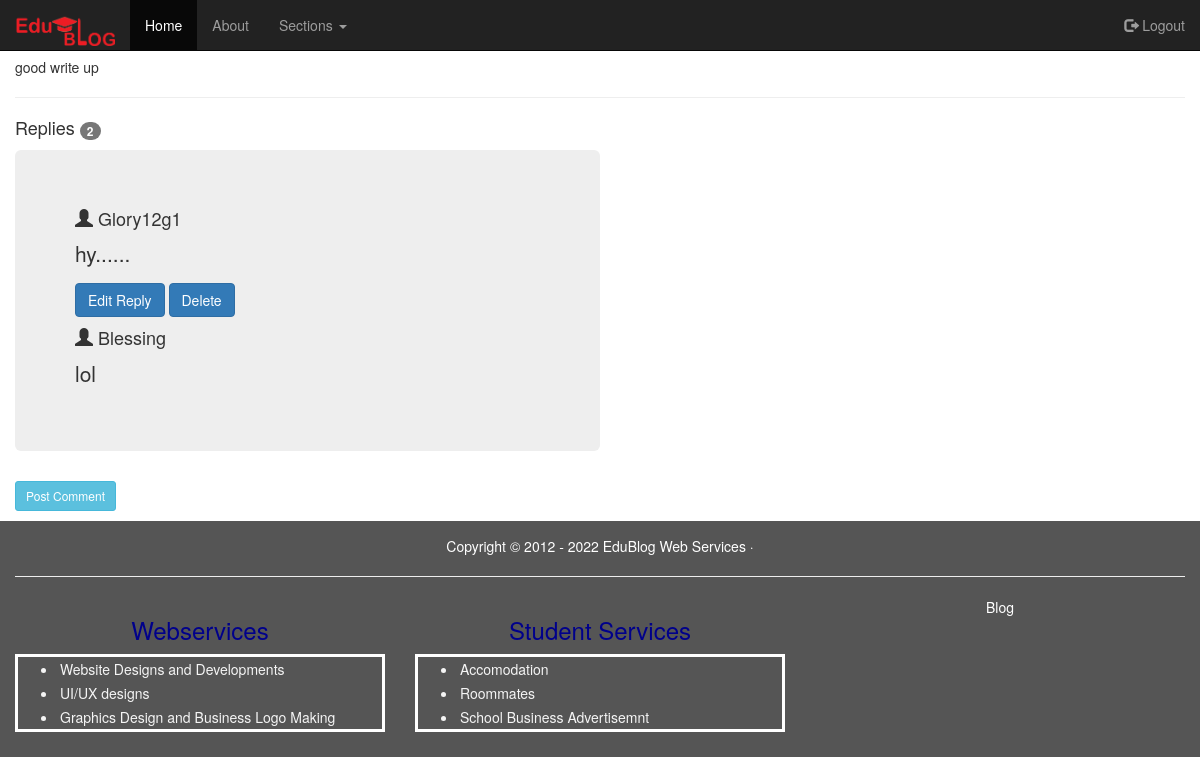
The app's page /comment_reply/3/ (signed in) with its own data.
### blogs/models.py (models this page shows, shortened)
class Comment(models.Model):
	user=models.ForeignKey(User, on_delete=models.CASCADE)
	body=models.TextField()
	detil=models.ForeignKey(Article, on_delete=models.CASCADE, related_name='comments')

class CommentReply(models.Model):
	user=models.ForeignKey(User, on_delete=models.CASCADE)
	body=models.TextField()
	detil=models.ForeignKey(Comment, on_delete=models.CASCADE, related_name='reply')

### blogs/views.py (the view)
# urls.py: path('comment_reply/<str:pk>/', views.replycomment, name='comment_reply'),
@login_required(login_url='blogs:login')
def replycomment(request, pk):
	detil=get_object_or_404(Comment, pk=pk)
	commentreply=detil.reply.all()
	new_reply=None
	if request.method == 'POST':
		comment_reply=CommentReply.objects.create(
			user=request.user,
			detil=detil,
			body=request.POST.get('body')
			)
		return HttpResponseRedirect(reverse('blogs:comment_reply', args=[str(detil.pk)]))
	else:
		form=ReplyForm()
	replycount=commentreply.count()
	context={'detil':detil, 'commentreply':commentreply,'new_reply':new_reply, 'form':form, 'replycount':replycount}
	return render(request, 'blogs/comment_reply.html', context)

### blogs/templates/blogs/comment_reply.html (shortened to what this page needs)
{% extends 'base.html'%}
{% load static%}
{% load crispy_forms_tags%}
{%block content%}
<div class="container-fluid">
	<h3>{{detil.user}}</h3>
	<p>{{detil.body}}</p><hr>
	<h4>Replies <span class="badge">{{replycount}}</span></h4>
	<div class="jumbotron" style="width: 50%;">
		{% for reply in commentreply%}
				<h4><span class="glyphicon glyphicon-user"></span> {{reply.user}}</h4>
				<p>{{reply.body}}</p>
				{% if request.user == reply.user%}
						  <a href="{%url 'blogs:update_reply' reply.pk%}" class="btn btn-primary">Edit Reply</a>
						  <a href="{%url 'blogs:delete_reply' reply.pk%}" class="btn btn-primary">Delete</a>
				{% endif%}
		{% endfor%}
	</div>
		<form method="post" style="width:50%; margin-bottom: 10px;">
			<button class="btn btn-info btn-sm" id="submitButton" type="submit">Post Comment</button>
		</form>
</div>
{% endblock%}

### records on screen
Comment: body "good write up"
CommentReply: user "Glory12g1", body "hy......", shows "Edit Reply"
CommentReply: user "Blessing", body "lol"

### other values on screen
{{ replycount }} "2"
